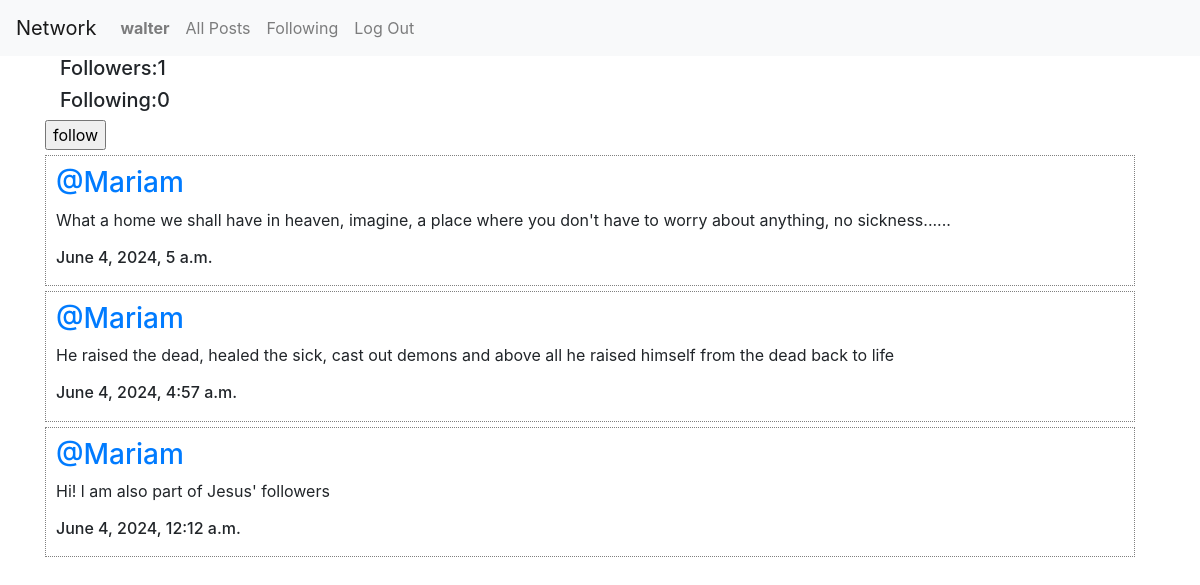
Page /profile/5 (signed in) on the committed database.
### network/models.py (models this page shows, shortened)
class User(AbstractUser):
    pass

class Post(models.Model):
    user = models.ForeignKey(User, on_delete=models.CASCADE, related_name= "sender")
    information = models.CharField(max_length= 165)
    date = models.DateTimeField(auto_now_add= True)

### network/views.py (the view)
# urls.py: path("profile/<int:user_id>", views.profile, name="profile"),
def profile(request, user_id):
    user= User.objects.get(pk=user_id)
    all_posts= Post.objects.filter(user=user).order_by("id").reverse()
    following= Follow.objects.filter(user=user)
    followers= Follow.objects.filter(user_follower=user)
    try:
        verify_follow= followers.filter(user=User.objects.get(pk=request.user.id))
        if len(verify_follow) != 0:
            is_following = True
        else:
            is_following = False
    except:
            is_following != True
    paginator = Paginator(all_posts, 10)
    page_number = request.GET.get('page')
    page_posts= paginator.get_page(page_number)
    return render(request, "network/profile.html", {
                "all_posts":all_posts,
                "page_posts":page_posts,
                "username":user.username,
                "following":following,
                "followers":followers,
                "is_following":is_following,
                "user_identity":user,
    })

### network/templates/network/profile.html (shortened to what this page needs)
{% extends "network/layout.html" %}
{% load static %}
{% block body %}
    <div class="container">
        <div class="">
            <h5 class="col-6">Followers:{{followers.count}}</h5>
            <h5 class="col-6">Following:{{following.count}}</h5>
            {% if user.is_authenticated %}
                {% if user != user_identity %}
                    {% if is_following %}
                    <form action="{% url 'follow' %}" method="post">
                        <input type="submit" value="follow"/>
                    </form>
                {% else %}
                    <form action="{% url 'unfollow' %}" method="post">
                        {% csrf_token %}
                        <input type="hidden" name="follow1" value="{{user_identity}}"/>
                        <input type="submit" value="unfollow"/>
                    </form>
                    {% endif %}
                {% endif %}
            {% endif%}
    </div>
    <div class= "allPosts">
        {% for post in page_posts %}
            <div class= "post_2">
                <h3 class="username"><a href="{% url 'profile' user_id=post.user.id %}">@{{post.user}}</a></h3>
                <p class="information">{{post.information}}</p>
                <h6 class="date">{{post.date}}</h6>
            </div>
        {% endfor %}
    </div>
{% endblock %}

### network/templates/network/layout.html (shortened to what this page needs)
{% load static %}
<!DOCTYPE html>
<html lang="en">
    <head>
        <link rel="stylesheet" href="https://stackpath.bootstrapcdn.com/bootstrap/4.4.1/css/bootstrap.min.css">
        <link href="{% static 'network/style.css' %}" rel="stylesheet">
        <link rel="stylesheet" href="https://cdnjs.cloudflare.com/ajax/libs/font-awesome/4.7.0/css/font-awesome.min.css">
    </head>
    <body>
        <nav class="navbar navbar-expand-lg navbar-light bg-light">
            <a class="navbar-brand" href="{% url 'index' %}">Network</a>
            <div>
              <ul class="navbar-nav mr-auto">
                {% if user.is_authenticated %}
                    <li class="nav-item">
                        <a class="nav-link" href="{% url 'profile' user_id=user.id %}"><strong>{{ user.username }}</strong></a>
                    </li>
                {% endif %}
                    <li class="nav-item">
                        <a class="nav-link" href="{% url 'index' %}">All Posts</a>
                    </li>
                {% if user.is_authenticated %}
                    <li class="nav-item">
                        <a class="nav-link" href="{% url 'following' %}">Following</a>
                    </li>
                    <li class="nav-item">
                        <a class="nav-link" href="{% url 'logout' %}">Log Out</a>
                    </li>
                {% endif %}
              </ul>
            </div>
          </nav>
        <div class="body">
            {% block body %}
            {% endblock %}
        </div>
    </body>
</html>

### network/static/network/style.css (style rules this page uses)
.post_2 { border: 1px dotted grey; margin-top:5px; margin-bottom:5px; display:flex; justify-content:center; flex-direction:column;margin-right:20px; padding:10px; }

### network/templates/network/profile.html (style rules this page uses)
.post_2 { border:1px dotted grey; margin-top:5px; margin-bottom:5px; display:flex; justify-content:center; flex-direction:column;margin-right:20px; padding:10px; }

### rows in the picture
User: username "walter"
Post: user "Mariam", information "What a home we shall have in heaven, imagine, a place where you don't have to worry about anything, no sickness......", date "June 4, 2024, 5 a.m."
Post: user "Mariam", information "He raised the dead, healed the sick, cast out demons and above all he raised himself from the dead back to life", date "June 4, 2024, 4:57 a.m."
Post: user "Mariam", information "Hi! l am also part of Jesus' followers", date "June 4, 2024, 12:12 a.m."

### other values in the picture
{{ followers.count }} "1"
{{ following.count }} "0"
